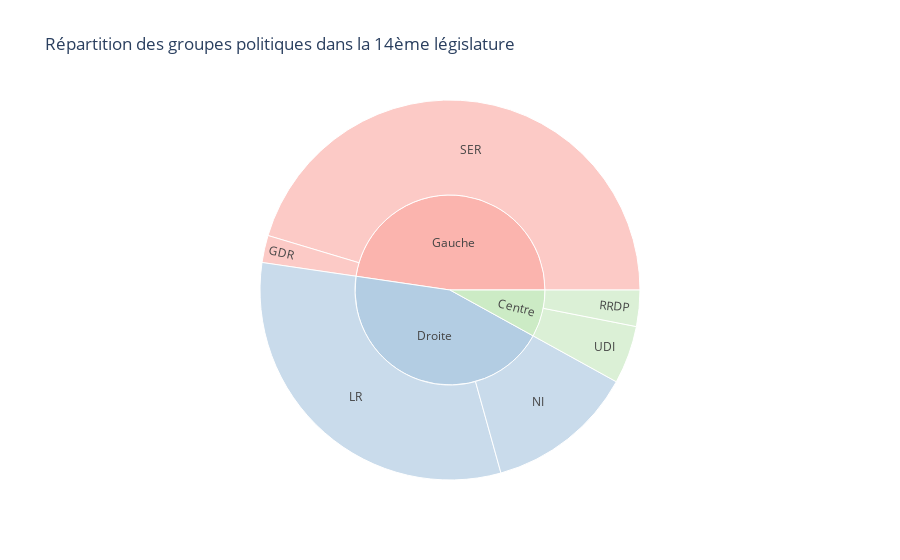

Here is the notebook cell this chart was saved with:
### Code cell
fig = px.sunburst(
    dddf,
    path=["Groupe", "Partie"],
    color_discrete_sequence=px.colors.qualitative.Pastel1,
    title="Répartition des groupes politiques dans la 14ème législature",
)
fig.show()
fig.write_image("../../images/sunburst_groupes.png")

### Figure 1 — Plotly figure (JSON) as saved in the notebook; plotly's stock layout.template omitted (floating-point values rounded to 4 significant figures)
{"data": [{"branchvalues": "total", "domain": {"x": [0, 1], "y": [0, 1]}, "hovertemplate": "labels=%{label}<br>count=%{value}<br>parent=%{parent}<br>id=%{id}<extra></extra>", "ids": ["Gauche/GDR", "Droite/LR", "Droite/NI", "Centre/RRDP", "Gauche/SER", "Centre/UDI", "Centre", "Droite", "Gauche"], "labels": ["GDR", "LR", "NI", "RRDP", "SER", "UDI", "Centre", "Droite", "Gauche"], "name": "", "parents": ["Gauche", "Droite", "Droite", "Centre", "Gauche", "Centre", "", "", ""], "type": "sunburst", "values": [15, 205, 82, 20, 294, 32, 52, 287, 309]}], "layout": {"legend": {"tracegroupgap": 0}, "sunburstcolorway": ["rgb(251,180,174)", "rgb(179,205,227)", "rgb(204,235,197)", "rgb(222,203,228)", "rgb(254,217,166)", "rgb(255,255,204)", "rgb(229,216,189)", "rgb(253,218,236)", "rgb(242,242,242)"], "title": {"text": "Répartition des groupes politiques dans la 14ème législature"}}}
